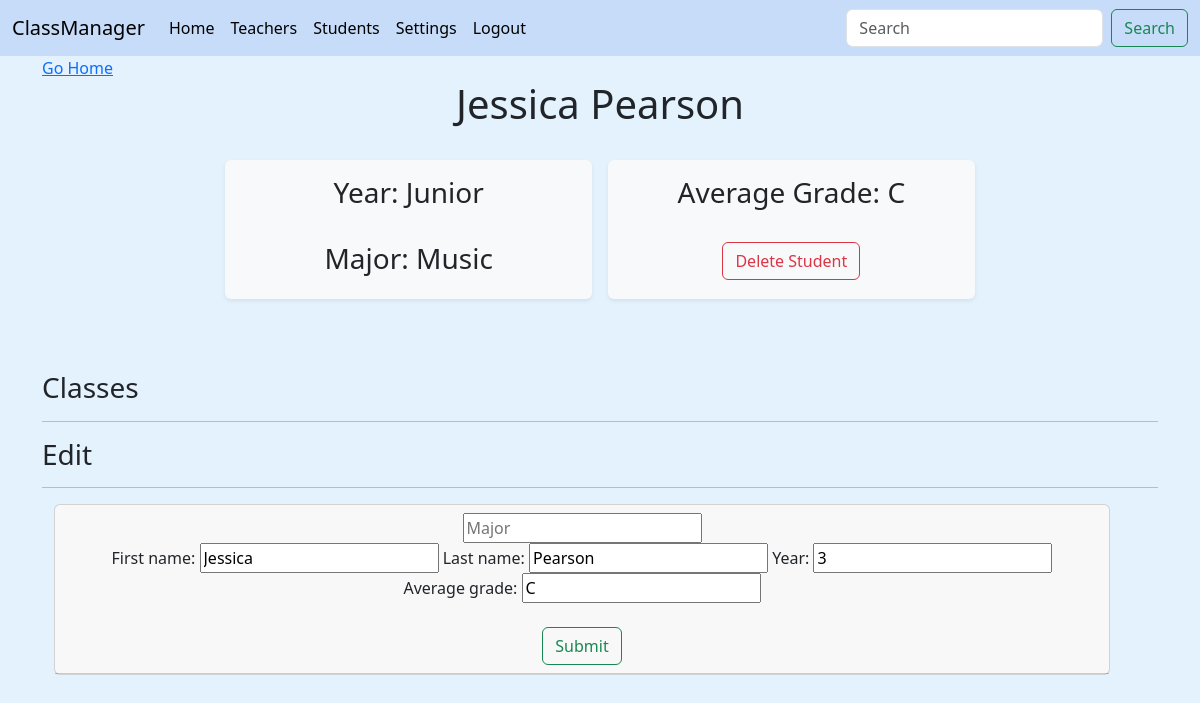
Page /student/7 (signed in) on the earlier database version.
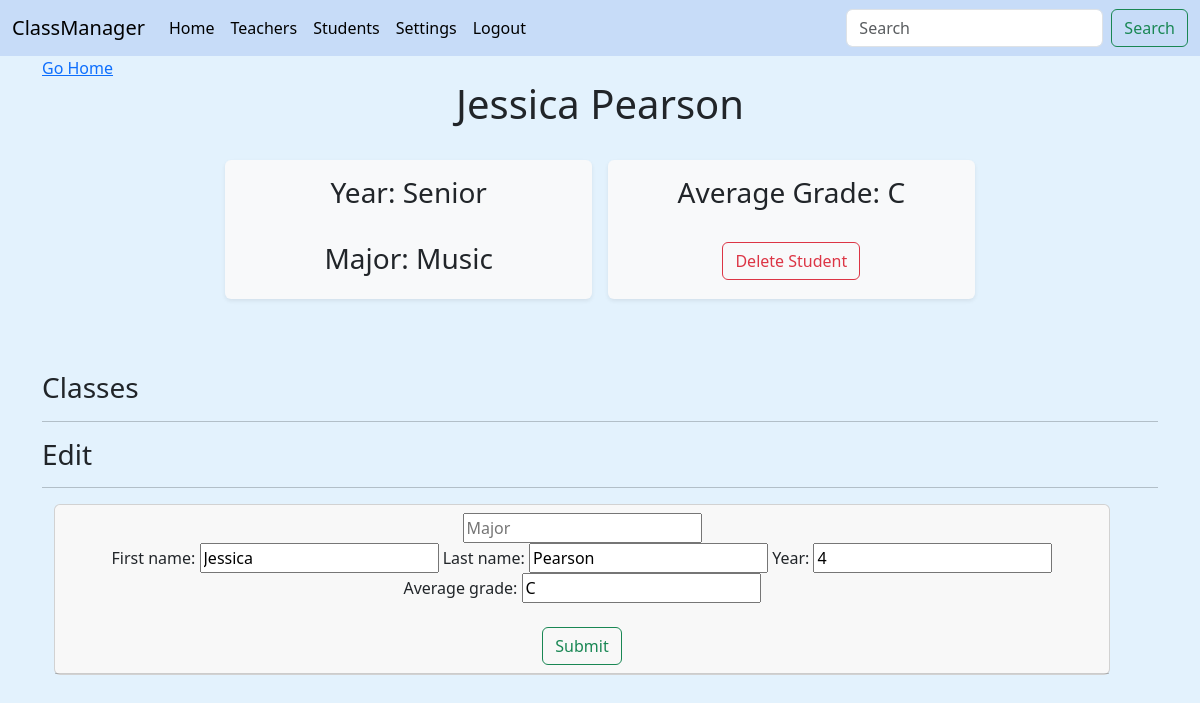
Same page on the later database version.
### main/models.py (models this page shows, shortened)
class Student(models.Model):
    user = models.ForeignKey(User, on_delete=models.DO_NOTHING, blank=True, null=True)
    first_name = models.CharField(max_length=50)
    last_name = models.CharField(max_length=50)
    major = models.ForeignKey(Subject, on_delete=models.CASCADE, blank=True, null=True)
    year = models.IntegerField(validators=[MinValueValidator(0), MaxValueValidator(4)], blank=True, null=True)
    average_grade = models.CharField(max_length=1)
    def __str__(self):
        return (
                f"{self.first_name+' '+self.last_name}"
        )
    def getYear(self):
        if self.year == 1:
            return 'Freshman'
        elif self.year == 2:
            return 'Sophomore'
        elif self.year == 3:
            return 'Junior'
        else:
            return 'Senior'

class Subject(models.Model):
    user = models.ForeignKey(User, on_delete=models.DO_NOTHING, blank=True, null=True)
    name = models.CharField(max_length=60, unique=True)
    def __str__(self):
        return (
                f"{self.name}"
        )

### main/views.py (the view, shortened to what this page needs)
# urls.py: path('student/<int:pk>', views.student, name='student'),
@login_required(login_url="main:login_view")
def student(request, pk):
    user = request.user
    subjects = Subject.objects.filter(user_id=user.id)
    student = get_object_or_404(Student, user_id=user.id, id=pk)
    classes = Class.objects.filter(user_id=user.id)
    studentForm = StudentForm(instance=student)
    return render(request, "main/student.html", {
        'student': student,
        'classes': classes,
        'subjects': subjects,
        'form': studentForm
    })

### main/forms.py
class StudentForm(forms.ModelForm):
    class Meta:
        model = Student
        fields = '__all__'
        exclude = ['user', 'major']

### main/models.py (called while the page is built)
    def __str__(self):
        return (
                f"{self.first_name+' '+self.last_name}"
        )

    def __str__(self):
        return (
                f"{self.name}"
        )

### main/templates/main/student.html (shortened to what this page needs)
{% extends "main/base.html" %}
{% block content %}
{% if request.user.is_authenticated %}
<a href="{% url 'main:home' %}">Go Home</a>
<h1>
  <center>{{student|title}}</center>
</h1>
<br>
<div class="container text-center">
  <div class="row g-2 justify-content-center">
    <div class="col-4 m-2 shadow-sm p-3 mb-5 bg-body-tertiary rounded bg-light">
      <h3>Year: {{student.getYear}}</h3>
      <br />
      <h3>Major: {{student.major}}</h3>
    </div>
    <div class="col-4 m-2 shadow-sm p-3 mb-5 bg-body-tertiary rounded bg-light align-items-center justify-content-center">
      <h3>Average Grade: {{student.average_grade}}</h3>
      <br>
      <a href="{% url 'main:delete' student.id 'student' %}">
        <button type="button" class="btn btn-outline-danger">Delete Student</button>
      </a>
    </div>
  </div>
</div>
<br />
<h3>Classes</h3>
<hr>
<h3>Edit</h3>
<hr>
<div id="student-container" class="container overflow-hidden text-center">
  <div class="row row-cols-2 row-cols-lg-5 g-2 g-lg-3">
    <div id="edit_student" class="col-2">
      <div class="card mb-3" style="width: 88vw;">
        <div class="card-header">
          <form method="POST" action="">
            <input name="major" placeholder="Major" list="majorList" />
              <br />
            {{form}}
            <br>
            <br>
            <button class="btn btn-outline-success" type="Submit">Submit</button>
          </form>
        </div>
      </div>
    </div>
  </div>
</div>
{% endif %} {% endblock %}

Differences in the rows shown:
changed Student "Jessica Pearson": getYear "Junior" → "Senior"; year "3" → "4"
